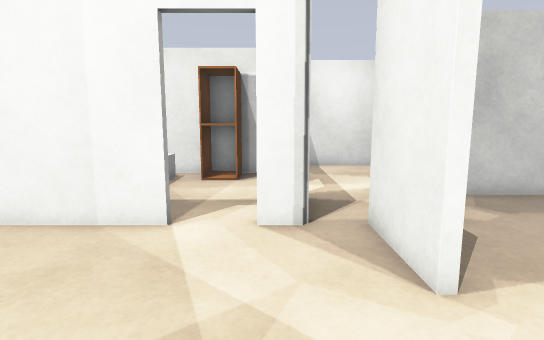
View 1 (above)

20 first-person views from a walk through a Gazebo world. The camera is 1 m above the floor, tilts 8° down and sees 80° across. The floor is counted in squares, 0.5 m on a side. Each view is taken from the middle of a square. On the plan, view 1 faces up. The plan holds only what a view shows up to about 18 squares ahead; the rest is blank. Simple shapes stand in for some stock models.

View 2
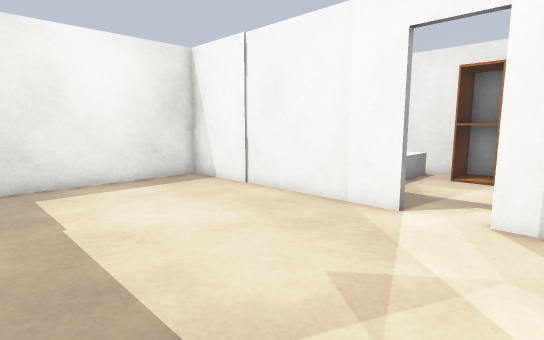

View 3
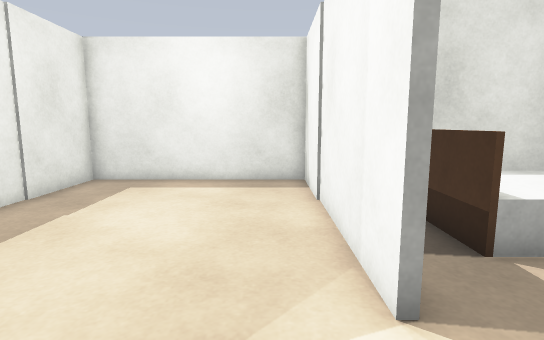

View 4
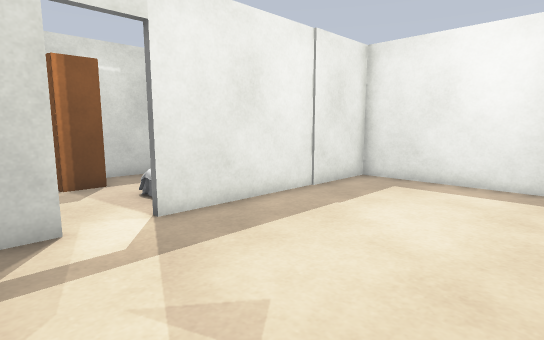

View 5
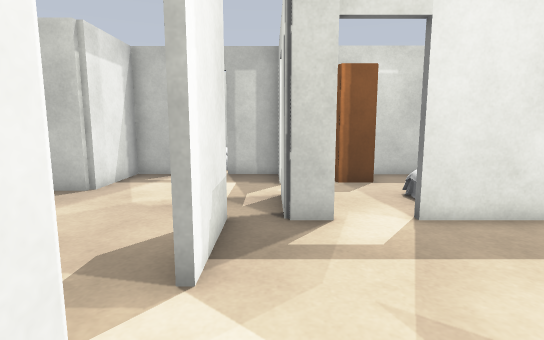

View 6
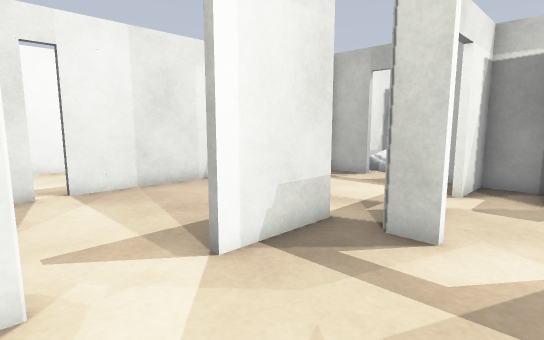

View 7
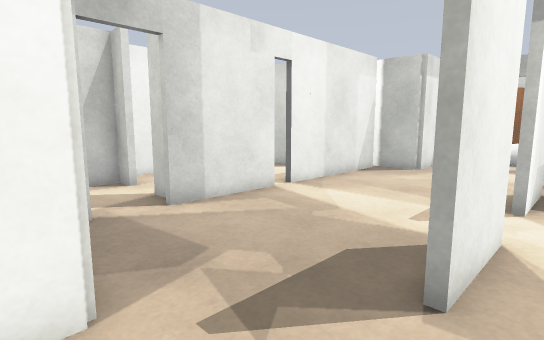

View 8
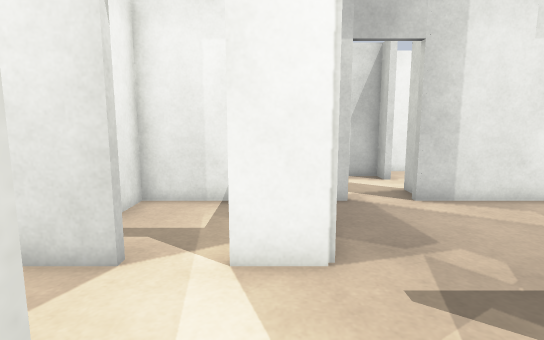

View 9
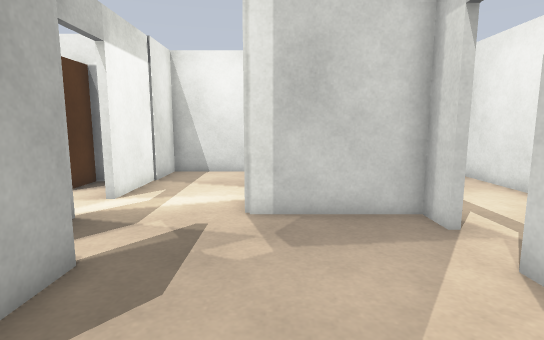

View 10
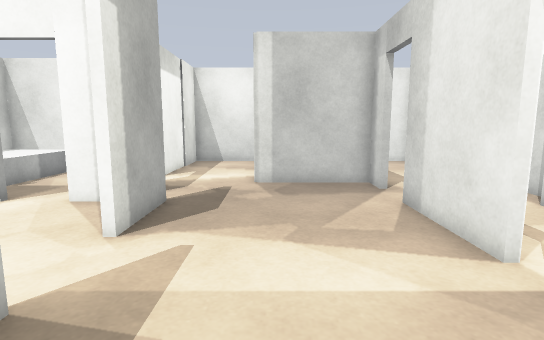

View 11
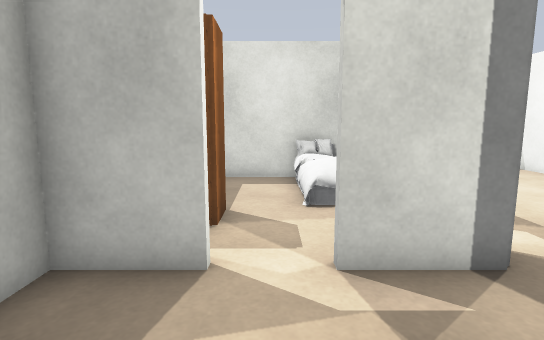

View 12
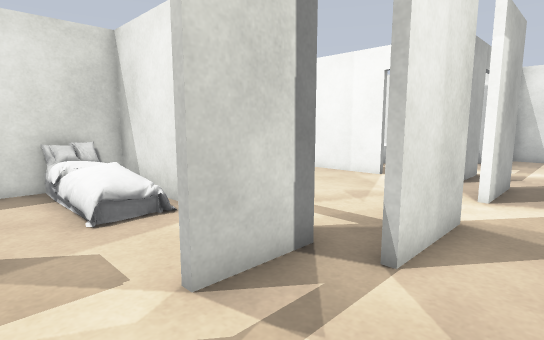

View 13
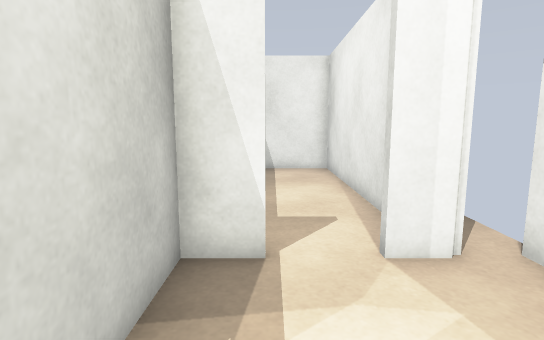

View 14
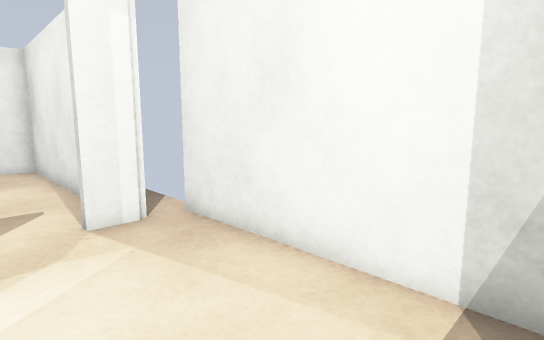

View 15
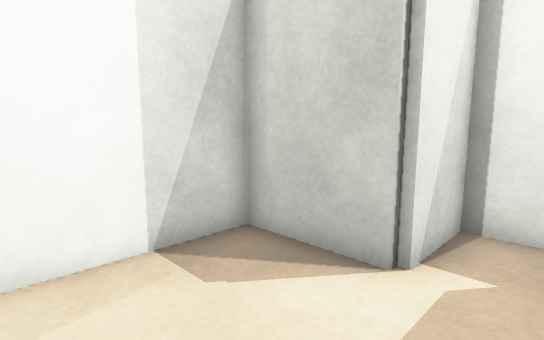

View 16
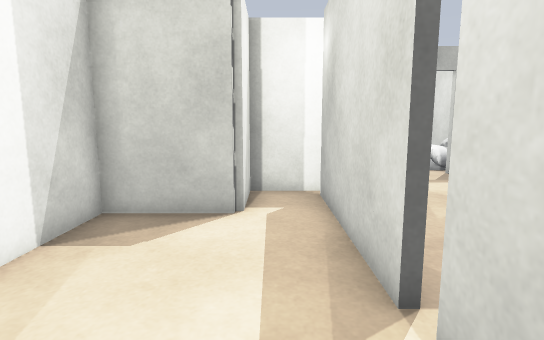

View 17
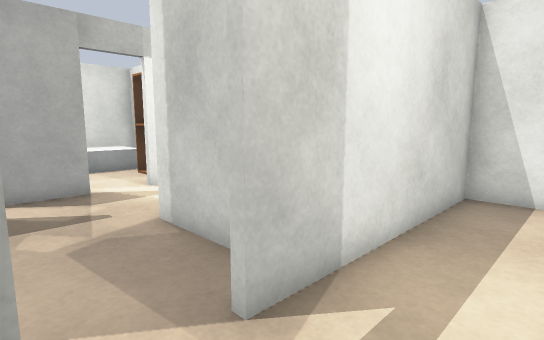

View 18
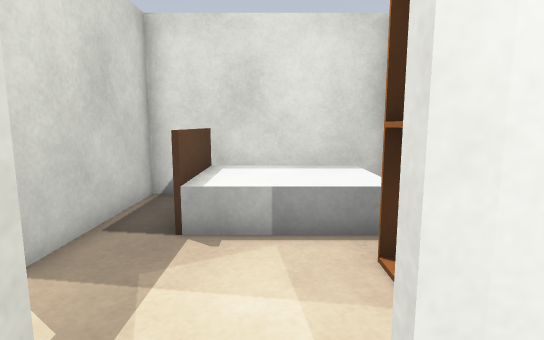

View 19
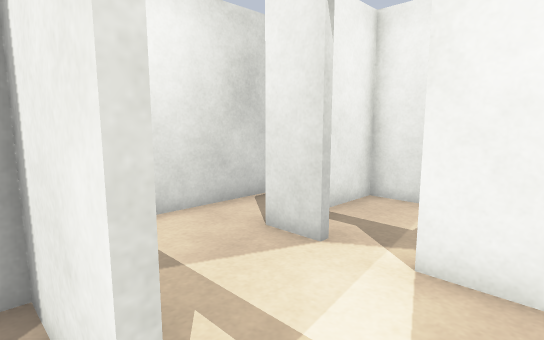

View 20
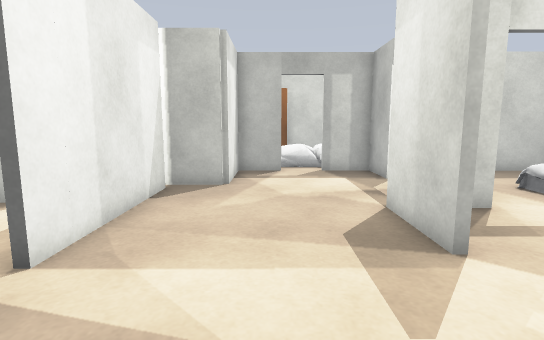

### Floor plan
Points are (right, up) in squares from view 1. A wall is a line through its corners. A room is listed if a view was taken in it or the views show most of it. See-through windows are left out.
Room 1 (views 1, 2, 3, 4, 5, 6)
walls: (-2, 6.3) (-10.7, 6.3) (-10.7, -1.6) (-2, -1.6); (2, 3.5) (2, 6.5); (2, -1.8) (2, 1.2)
ways out: opening at (2, 2.5) to room 2; opening at (-0.5, 7) to room 3; opening at (-1, -2) to room 4
Room 2 (views 7, 9, 10, 11, 12, 13, 14, 15, 16, 17, 18, 20)
walls: (8.4, 3.4) (8.4, 5.6); (8.6, 1.8) (8.6, -4.1); (8.6, 5.5) (8.6, 3.4); (8.4, 7.9) (8.4, 9.1) (4.4, 9.1) (4.4, 10.6); (2.2, 1.2) (2.2, -1.8); (2.2, 6.5) (2.2, 3.5); (12.5, 5.9) (12.5, 15.8) (8.6, 15.8) (8.6, 8); (8.4, -4.1) (8.4, 1.8); (0.7, -1.6) (0.7, -4.1); (0.7, 8.9) (0.7, 6.8); (0.7, -5.9) (0.7, -8.1) (2.9, -8.1); (0.7, 12.4) (0.7, 10.5); (4.5, -8.1) (6.4, -8.1) (6.4, -4.7) (10.7, -4.7) (10.7, -2.2) (13.9, -2.2) (13.9, 5.9)
ways out: opening at (2, 2.5) to room 1; opening at (1, 9.5) to room 3; opening at (1, -5) to room 4; opening at (3, 13.5) to room 5; opening at (5, 11.5) to room 6; opening at (4, -8)
objects: door leaf (9, 3); white box (9, 6); white box (12, 6)
Room 3 (views 8, 19)
walls: (-2.4, 13.4) (-7.3, 13.4) (-7.3, 6.5) (-2.2, 6.5); (0.5, 10.5) (0.5, 13.4) (-0.2, 13.4)
ways out: opening at (-0.5, 7) to room 1; opening at (1, 9.5) to room 2
objects: bed (-6, 8) to (-4, 12); wardrobe (-2, 12) to (-1, 13); white box (0, 7)
Room 4 (no view inside)
walls: (-3.5, -1.9) (-7.3, -1.9); (-1.1, -8.1) (0.5, -8.1) (0.5, -5.9); (-7.3, -4.8) (-7.3, -6.9); (-6.9, -8.1) (-3.1, -8.1)
ways out: opening at (-1, -2) to room 1; opening at (1, -5) to room 2
objects: bed (-7, -4) to (-3, -3); wardrobe (-2, -7) to (-1, -6); white box (0, -2)
Room 5 (no view inside)
walls: (4.4, 12.1) (4.4, 13.6); (6.6, 15.8) (0.7, 15.8) (0.7, 12.4)
ways out: opening at (3, 13.5) to room 2
Room 6 (no view inside)
walls: (8.4, 11.1) (8.4, 13.4) (6.4, 13.4)
ways out: opening at (5, 11.5) to room 2

Positions as (right, up) in squares from view 1, and headings:
1: (0, 0), facing up
2: (1, -1), facing up-left
3: (1, 5), facing left
4: (1, 5), facing down-left
5: (1, 5), facing down
6: (-2, 4), facing down-right
7: (1, 10), facing down-right
8: (0, 10), facing right
9: (5, 2), facing up
10: (5, -2), facing up
11: (5, -5), facing left
12: (4, -6), facing up-left
13: (10, 1), facing up
14: (10, -1), facing up-right
15: (9, 2), facing down-right
16: (10, 5), facing down
17: (11, 6), facing up-left
18: (2, 10), facing left
19: (0, 9), facing up-right
20: (5, 6), facing down
